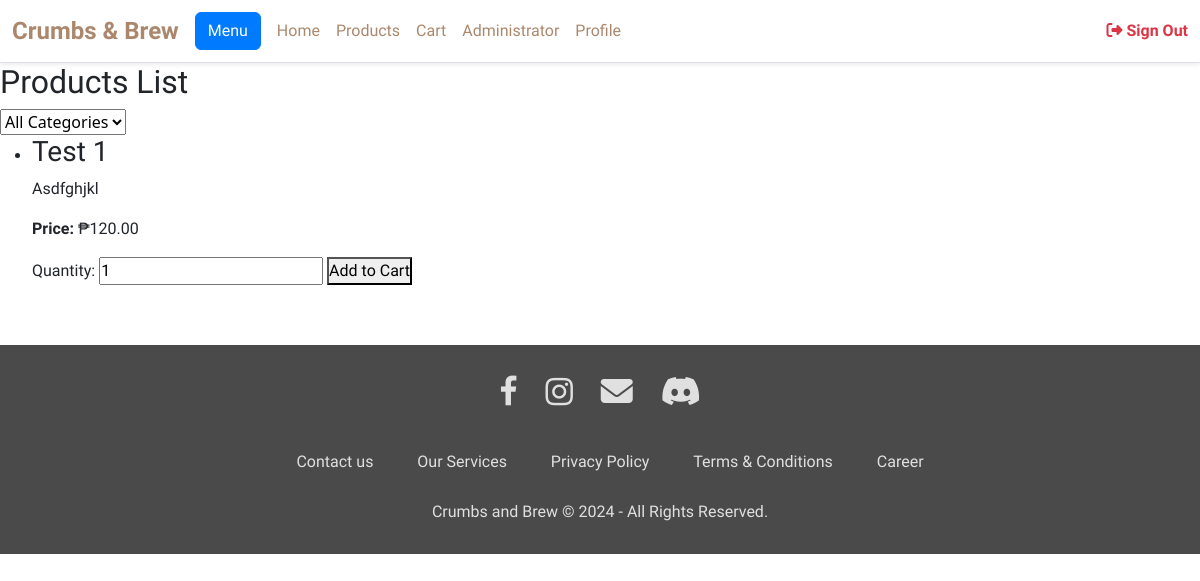
/view_product.php, run on an earlier commit of the app's database.
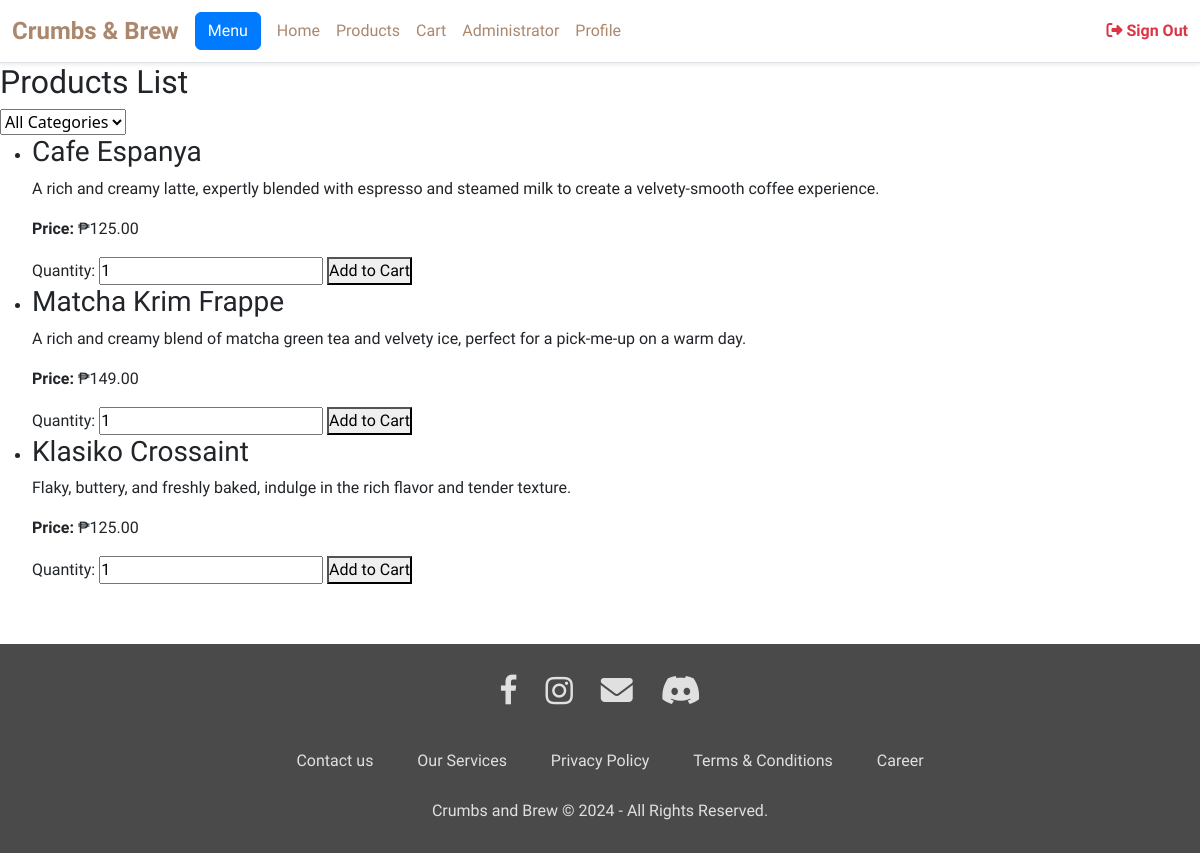
And on a later commit of the database.
### tables this page shows
CREATE TABLE `products` (
  `id` int(11) NOT NULL,
  `product_name` varchar(255) NOT NULL,
  `product_description` text NOT NULL,
  `product_price` decimal(10,2) NOT NULL,
  `category_id` int(11) DEFAULT NULL,
  `removed` tinyint(1) DEFAULT 0,
  `status` enum('Active','Removed') DEFAULT 'Active'
);

### view_product.php (the view, shortened to what this page needs)
<?php
include 'includes/header.php';
include('db/db_connection.php');
if (isset($_GET['category']) && $_GET['category'] != '') {
    $category_id = $_GET['category'];
    $query = "SELECT * FROM products WHERE category_id = '$category_id'";
} else {
    $query = "SELECT * FROM products";
}
$result = mysqli_query($conn, $query);
?>
<!DOCTYPE html>
<html lang="en">
<head>
</head>
<body>
    <h2>Products List</h2>
    <select id="category-dropdown" name="category" onchange="window.location.href='view_product.php?category='+this.value">
        <option value="">All Categories</option>
    </select>
    <?php if (mysqli_num_rows($result) > 0) : ?>
        <ul>
            <?php while ($product = mysqli_fetch_assoc($result)) : ?>
                <li>
                    <h3><?php echo $product['product_name']; ?></h3>
                    <p><?php echo $product['product_description']; ?></p>
                    <p><strong>Price:</strong> ₱<?php echo number_format($product['product_price'], 2); ?></p>
                    <form action="cart.php" method="post">
                        <label for="quantity_<?php echo $product['id']; ?>">Quantity:</label>
                        <input type="number" name="quantity" id="quantity_<?php echo $product['id']; ?>" value="1" min="1">
                        <button type="submit" name="add_to_cart">Add to Cart</button>
                    </form>
                </li>
            <?php endwhile; ?>
        </ul>
    <?php else: ?>
        <p>No products added yet.</p>
    <?php endif; ?>
</body>
<?php include 'includes/footer.php'; ?>
</html>

What changed in the data, as far as the page shows it:
changed products id 1: product_name "Test 1" → "Cafe Espanya"; product_description "Asdfghjkl" → "A rich and creamy latte, expertly blended with espresso and steamed milk to create a velvety-smooth coffee experience."; product_price "120.00" → "125.00"
added products: product_name "Matcha Krim Frappe", product_description "A rich and creamy blend of matcha green tea and velvety ice, perfect for a pick-me-up on a warm day.", product_price "149.00"
added products: product_name "Klasiko Crossaint", product_description "Flaky, buttery, and freshly baked, indulge in the rich flavor and tender texture.", product_price "125.00"
